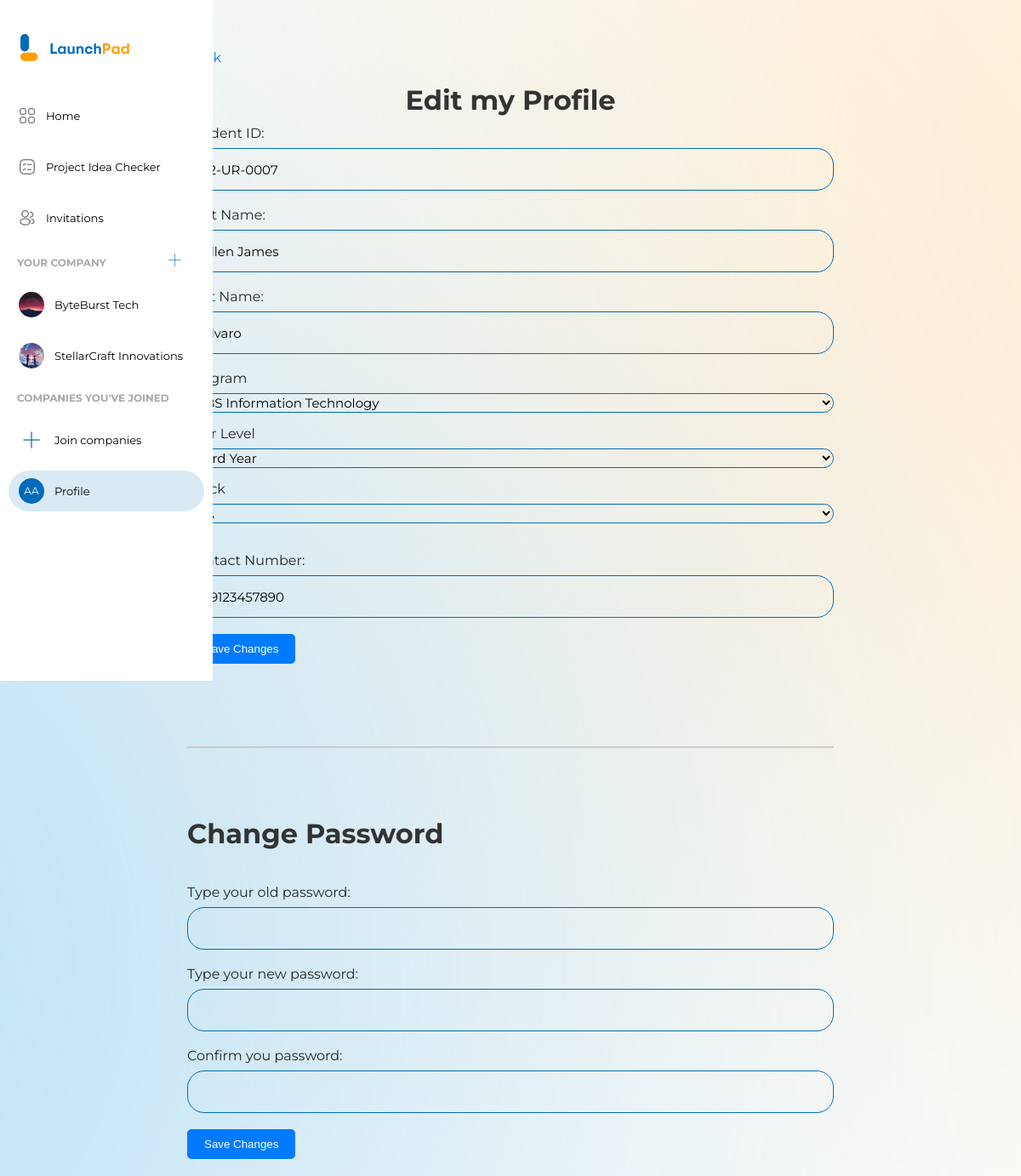
The app's page /edit_profile.php (signed in) with its own data.
### tables this page shows
CREATE TABLE `company_registration` (
  `Company_ID` int(11) NOT NULL,
  `Student_ID` varchar(20) NOT NULL,
  `Company_name` varchar(100) NOT NULL,
  `Company_logo` varchar(100) NOT NULL,
  `Company_description` text NOT NULL,
  `Registration_date` datetime NOT NULL
);

CREATE TABLE `student_registration` (
  `Student_ID` varchar(50) NOT NULL,
  `Student_fname` varchar(100) NOT NULL,
  `Student_lname` varchar(100) NOT NULL,
  `Student_email` varchar(100) NOT NULL,
  `Student_password` varchar(255) NOT NULL,
  `Course` varchar(255) NOT NULL,
  `Year` varchar(20) NOT NULL,
  `Block` varchar(20) NOT NULL,
  `Student_contactno` varchar(255) NOT NULL
);

### edit_profile.php (the view, shortened to what this page needs)
<?php
require "config.php";
$userEmail = $_SESSION["email"];
if (isset($userEmail)) {
    $checkCompanyQuery = "SELECT c.*, s.Student_ID
                        FROM company_registration c
                        INNER JOIN student_registration s ON c.Student_ID = s.Student_ID
                        WHERE s.Student_email = '$userEmail'";
} else {
    $checkCompanyQuery = "SELECT * FROM company_registration WHERE Company_ID = '$selectedCompanyID'";
}
$resultCompany = mysqli_query($conn, $checkCompanyQuery);
$hasCompany = mysqli_num_rows($resultCompany) > 0;
?>
<!DOCTYPE html>
<html lang="en">
<head>
    <link rel="stylesheet" href="css/navbar.css">
    <link rel="stylesheet" href="css/profile.css">
    <link rel="stylesheet" href="css/editprof.css">
</head>
<body>
<aside class="sidebar">
            <header class="sidebar-header">
                <img src="\launchpad\images\logo-text.svg" class="logo-img">
            </header>
            <nav>
                <a href="index.php" >
                <button>
                    <span>
                        <i ><img src="\launchpad\images\home-icon.png" alt="home-logo" class="logo-ic"></i>
                        <span>Home</span>
                    </span>
                </button>
            </a>
            <a href="project-idea-checker.php">
                <button>
                    <span>
                        <i ><img src="\launchpad\images\project-checker-icon.png" alt="home-logo" class="logo-ic"></i>
                        <span>Project Idea Checker</span>
                    </span>
                </button>
    </a>
    <a href="invitations.php">
                <button>
                    <span>
                        <i ><img src="\launchpad\images\invitation-icon.png" alt="home-logo" class="logo-ic"></i>
                        <span>Invitations</span>
                    </span>
                </button>
    </a>
                <p class="divider-company">YOUR COMPANY<a href="create-company.php" style="text-decoration: none;">
                   <img src="\launchpad\images\join-company-icon.png" alt="Join Company Icon" width="15px" height="15px" style="margin-left: 70px;">
   </a></p>
                <?php if ($hasCompany): ?>
                <?php foreach ($resultCompany as $row): ?>
                    <a href="company_view.php?Company_id=<?php echo $row['Company_ID']; ?>">
                        <button>
                            <span class="<?php echo 'btn-company-created'; ?>">
                                <div class="circle-avatar">
                                    <?php if (!empty($row['Company_logo'])): ?>
                                        <img src="\launchpad\<?php echo $row['Company_logo']; ?>" alt="Company Logo" class="img-company">
                                    <?php endif; ?>
                                </div>
                                <span class="create-company-text">
                                    <?php echo $row['Company_name']; ?>
                                </span>
                            </span>
                        </button>
                    </a>
                <?php endforeach; ?>
                <?php endif; ?>
                <p class="divider-company">COMPANIES YOU'VE JOINED</p>
                <a href="#">
                <button>
                    <span  class="btn-join-company">
                        <i > <div class="circle-avatar">
                            <img src="\launchpad\images\join-company-icon.png" alt="">
                        </div></i>
                        <span class="join-company-text">Join companies</span>
                    </span>
                </button>
                </a>
<a href="#" class="active">
                <button>
                    <span>
                    <div class="avatar2" id="initialsAvatar7"></div>
                        <span>Profile</span>
                    </span>
                </button>
</a>
            </nav>
        </aside>
        <?php
        $email = $_SESSION['email'];
        $select_user_info = "SELECT * FROM student_registration WHERE Student_email='$email'";
        $result_user_info = mysqli_query($conn, $select_user_info);
        if ($result_user_info) {
            if (mysqli_num_rows($result_user_info) > 0) {
                $row = mysqli_fetch_assoc($result_user_info);
                $stud_id = $row['Student_ID'];
                $fname = $row['Student_fname'];
                $lname = $row['Student_lname'];
                $course = $row['Course'];
                $year = $row['Year'];
                $block = $row['Block'];
                $contactNo = $row['Student_contactno'];
            }
        }
    $email = $_SESSION['email'];
        $select_user_info = "SELECT * FROM student_registration WHERE Student_email='$email'";
        $result_user_info = mysqli_query($conn, $select_user_info);
        if ($result_user_info) {
            if (mysqli_num_rows($result_user_info) > 0) {
                $row = mysqli_fetch_assoc($result_user_info);
                $stud_id = $row['Student_ID'];
                $fname = $row['Student_fname'];
                $lname = $row['Student_lname'];
                $course = $row['Course'];
                $year = $row['Year'];
                $block = $row['Block'];
                $contactNo = $row['Student_contactno'];
            }
        }
?>
<div class="content">
    <br><br>
    <div class="editpro">
    <a href="profile.php">Back</a>
    <header><h1>Edit my Profile</h1></header>
    <form action="" method="post">
            <label for="new_studentid">Student ID:</label>
            <input type="text" name="new_studentid" value="<?php echo $stud_id?>" required readonly>
<br><br>
            <label for="new_student_fname">First Name:</label>
            <input type="text" name="new_student_fname" value="<?php echo $fname?>" required>
<br><br>
            <label for="new_student_lname">Last Name:</label>
            <input type="text" name="new_student_lname" value="<?php echo $lname?>" required>
<br><br>
            <label for="course">Program</label>
            <select id="course" name="new_course" required>
                <option value="BS Information Technology" <?php if(isset($course) && $course=="BS Information Technology"){ echo "selected"; }?>>BS Information Technology</option>
            </select>
            <label for="yearlevel">Year Level</label>
            <select name="new_yearlevel" id="yearlevel">
                <option value="3rd Year" <?php if(isset($year) && $year=="3rd Year"){ echo "selected"; }?>>3rd Year</option>
            </select>
            <label for="block">Block</label>
            <select name="new_block" id="block">
                <option value="A" <?php if(isset($block) && $block=="A"){ echo "selected"; }?>>A</option>
            </select>
<br><br>
            <label for="new_student_contactno">Contact Number:</label>
            <input type="tel" name="new_student_contactno" value="<?php echo $contactNo?>" required>
<br><br>
            <button name="btnEditProfile" type="submit">Save Changes</button>
        </form>
        <br><br><br>
        <hr>
<br>
        <h1>Change Password</h1>
<br>
<form action="" method="post">
            <label for="password">Type your old password: </label>
            <input type="password" name="password" id="password" required>
       <br>  <br>
            <label for="new_password">Type your new password: </label>
            <input type="password" name="new_password" id="new_password" required>
<br><br>
            <label for="confirm_password">Confirm you password: </label>
            <input type="password" name="confirm_password" id="confirm_password" required>
<br><br>
            <button name="btnEditCredentials" type="submit">Save Changes</button>
        </form>
    </div>
    </div>
</body>
</html>

### css/navbar.css (style rules this page uses)
* { box-sizing: border-box; }
:root { --pblue-color: #006BB9; --pyellow-color: #FF9D00; --bhov-color: #093a5d; }
html, body { height: 100%; margin: 0; }
body { margin: 0; background: url("/launchpad/images/background-light.svg"); background-attachment: fixed; background-position: center; background-repeat: no-repeat; background-size: cover; color: #262626; font-family: 'Montserrat', sans-serif; }
.sidebar { position: fixed; top: 0; left: 0; width: 250px; height: 100vh; padding: 40px 10px 30px 10px; background: #fff; overflow-y: auto; }
.content { margin-top: 20px; margin-left: 270px; padding: 20px; }
.sidebar-header { width: 100%; margin-bottom: 30px; }
.logo-img { margin-left: 14px; height: 32px; }
.sidebar button { height: 60px; width: 230px; background: transparent; border: 0; padding: 0; font-family: inherit; cursor: pointer; }
.divider-company { font-size: 12px; font-weight: 700; color: #7373739c; margin-left: 10px; }
.sidebar button > span { display: flex; align-items: center; gap: 12px; height: 48px; padding: 0 12px; border-radius: 24px; line-height: 1; }
.sidebar button > span > span { transition: 0.3s; }
.sidebar a.active button > span { background-color: #006cb925; }
.sidebar button i { position: relative; font-size: 28px; transition: 0.2s; }
.sidebar button img { width: 20px; height: 20px; transition: 0.2s; }
.sidebar button span { font-size: 13px; }
.sidebar > nav { flex: 1 1 auto; display: flex; flex-direction: column }
.avatar2 { width: 30px; height: 30px; background-color: #006BB9; color: #fff; font-size: 12px; line-height: 30px; border-radius: 50%; }
.circle-avatar { width: 30px; height: 30px; border-radius: 50%; overflow: hidden; display: flex; align-items: center; justify-content: center; }
.circle-avatar > .img-company { width: 100%; height: 100%; object-fit: cover; }
.circle-avatar > img { display: inline-block; vertical-align: middle; }

### css/profile.css (style rules this page uses)
.content header { text-align: center; }
.content header h1 { margin-bottom: 10px; }

### css/editprof.css (style rules this page uses)
body { margin: 0; padding: 0; }
.content { max-width: 800px; margin: 0 auto; padding: 20px; }
h1 { color: #333; }
.editpro label { display: block; margin-bottom: 8px; }
.editpro select { background-color: #ffffff00; border: 1px solid var(--pblue-color); font-family: inherit; font-size: 15px; padding: 0 16px; border-radius: 1.25rem; margin-bottom: 15px; width: 100%; box-sizing: border-box; transition: all 0.375s; }
.editpro input { width: 100%; height: 50px; background-color: #ffffff00; border: 1px solid var(--pblue-color); font-family: inherit; font-size: 15px; padding: 0 16px; border-radius: 1.25rem; transition: all 0.375s; }
.editpro button { background-color: #007bff; color: #fff; padding: 10px 20px; border: none; border-radius: 5px; cursor: pointer; }
.editpro a { color: #007bff; text-decoration: none; }
.editpro hr { border: 1px solid #ccc; margin: 40px 0; }

### records on screen
company_registration: Company_logo (picture), Company_name "ByteBurst Tech"
company_registration: Company_logo (picture), Company_name "StellarCraft Innovations"
student_registration: new_studentid "22-UR-0007", new_student_fname "Allen James", new_student_lname "Alvaro", new_course "BS Information Technology", new_yearlevel "3rd Year", new_block "A", new_student_contactno "09123457890"
